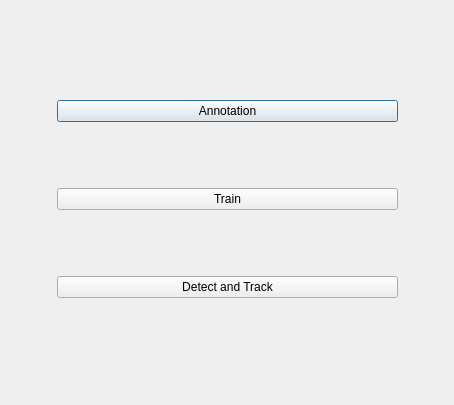
<?xml version="1.0" encoding="UTF-8"?>
<ui version="4.0">
 <class>Dialog</class>
 <widget class="QDialog" name="Dialog">
  <property name="geometry">
   <rect>
    <x>0</x>
    <y>0</y>
    <width>454</width>
    <height>405</height>
   </rect>
  </property>
  <property name="windowTitle">
   <string>Dialog</string>
  </property>
  <widget class="QWidget" name="verticalLayoutWidget">
   <property name="geometry">
    <rect>
     <x>57</x>
     <y>40</y>
     <width>341</width>
     <height>321</height>
    </rect>
   </property>
   <layout class="QVBoxLayout" name="verticalLayout">
    <item>
     <widget class="QPushButton" name="btnAnnotation">
      <property name="text">
       <string>Annotation</string>
      </property>
     </widget>
    </item>
    <item>
     <widget class="QPushButton" name="btnTrain">
      <property name="text">
       <string>Train</string>
      </property>
     </widget>
    </item>
    <item>
     <widget class="QPushButton" name="btnDetectAndTrack">
      <property name="text">
       <string>Detect and Track</string>
      </property>
     </widget>
    </item>
   </layout>
  </widget>
 </widget>
 <resources/>
 <connections/>
</ui>
